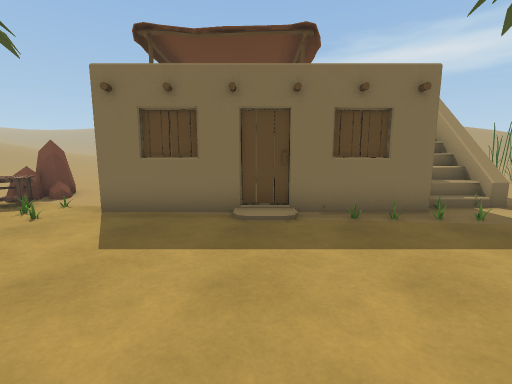
[1] (above)

24 first-person views from a walk through a 3-D level made in the Unity game engine. The camera is 1.3 m above the floor, tilts 8° down and sees 90° across. The floor is counted in squares, 1 m on a side. Each view is taken from the middle of a square. On the plan, view 1 faces up. The plan holds only what a view shows up to about 13 squares ahead; the rest is blank. The place goes on beyond the plan. Some animated figures are not drawn. Some surface patterns are stand-ins.

[2]
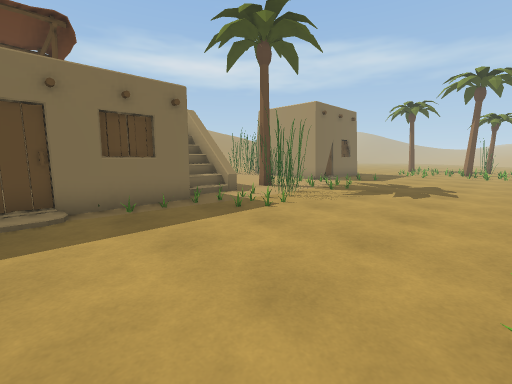

[3]
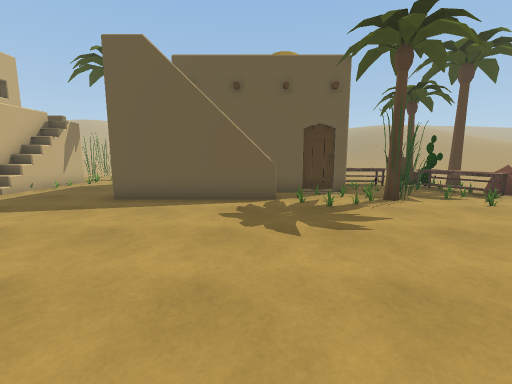

[4]
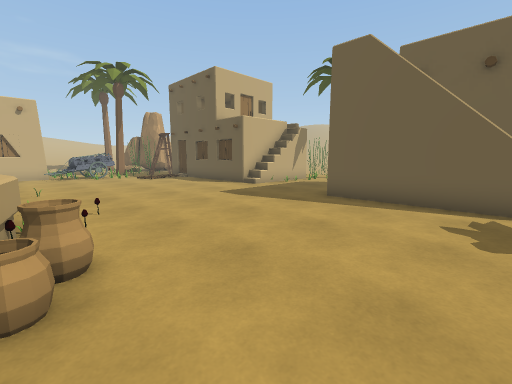

[5]
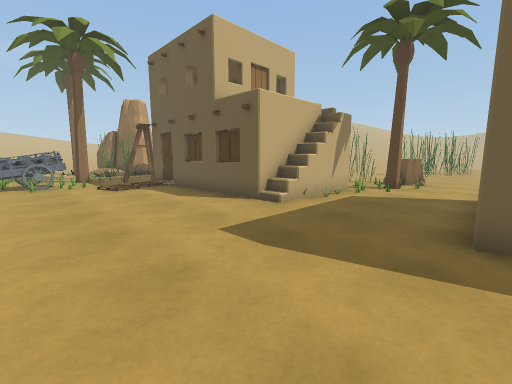

[6]
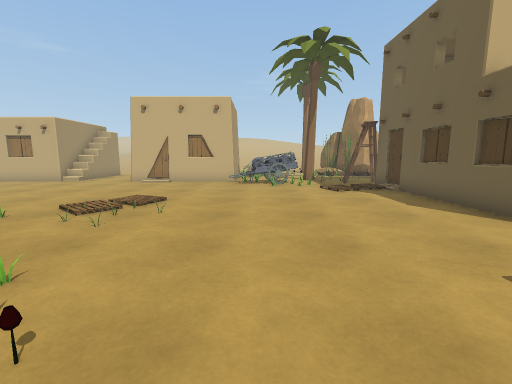

[7]
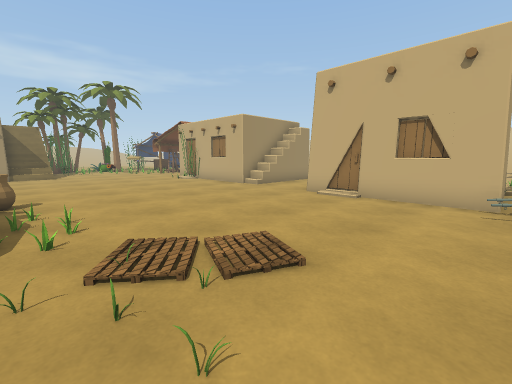

[8]
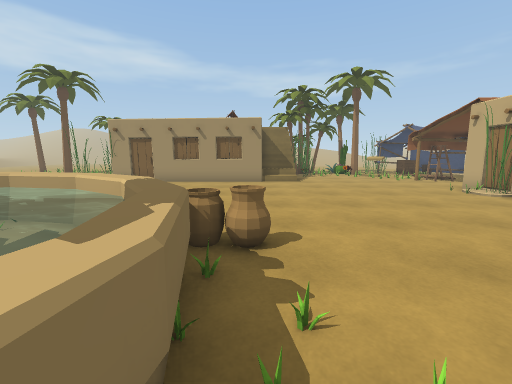

[9]
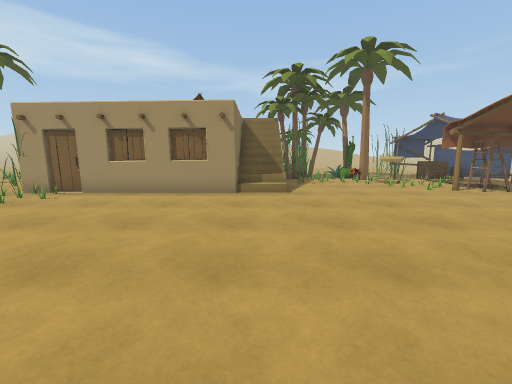

[10]
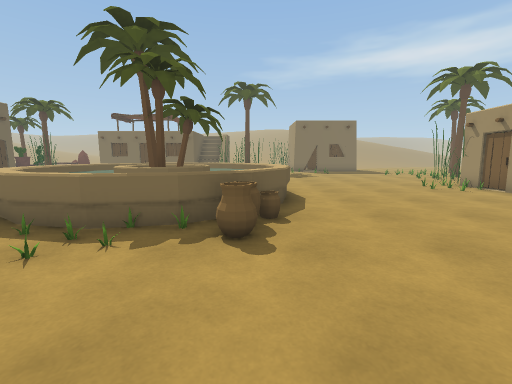

[11]
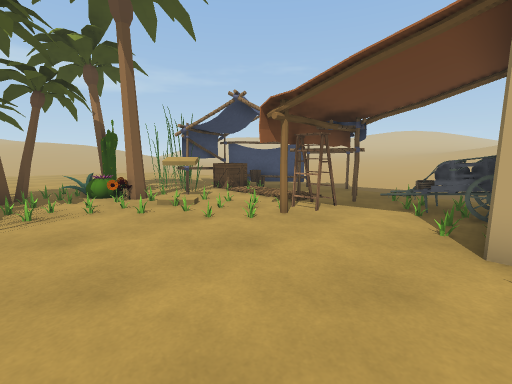

[12]
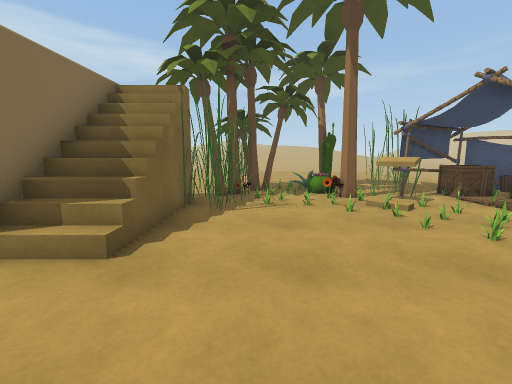

[13]
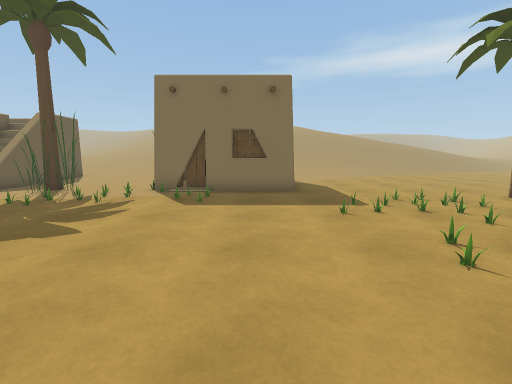

[14]
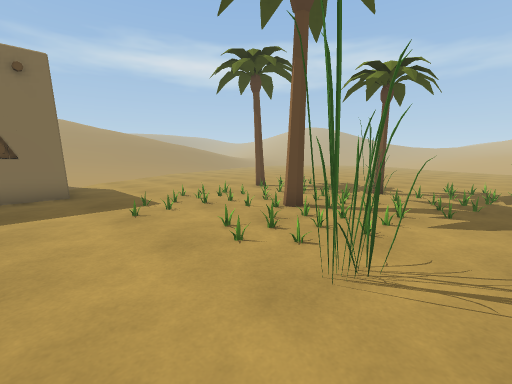

[15]
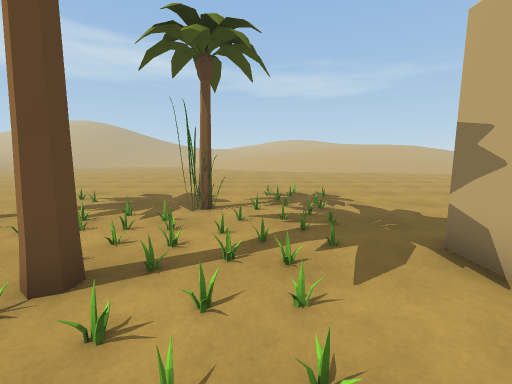

[16]
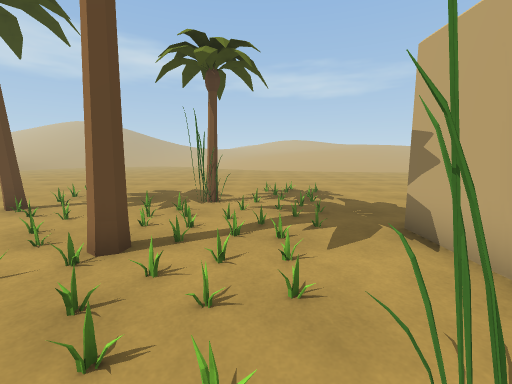

[17]
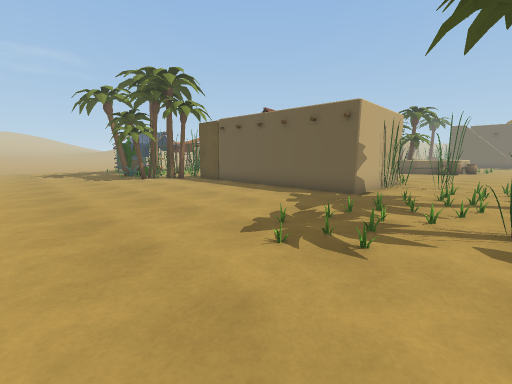

[18]
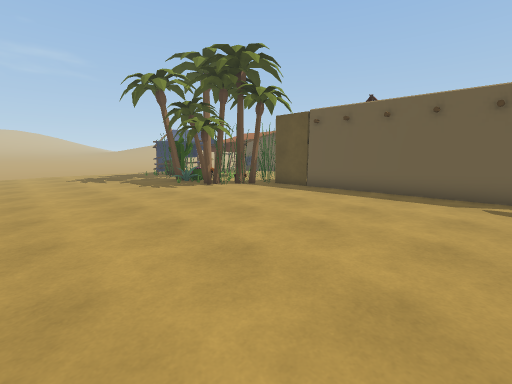

[19]
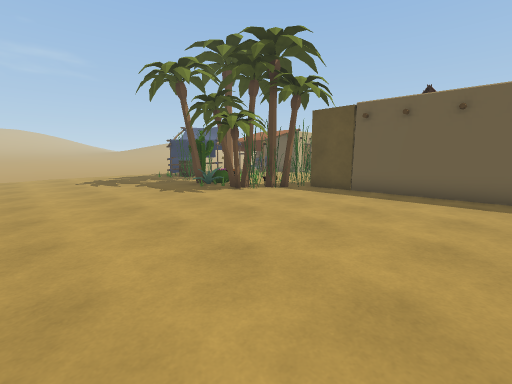

[20]
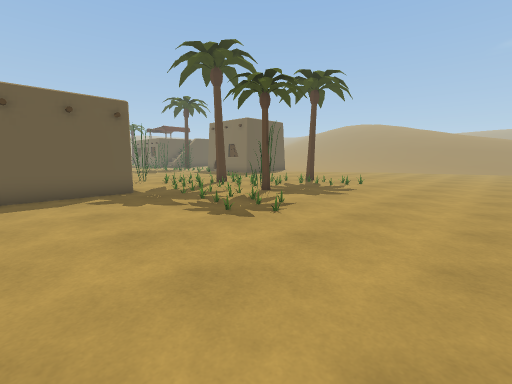

[21]
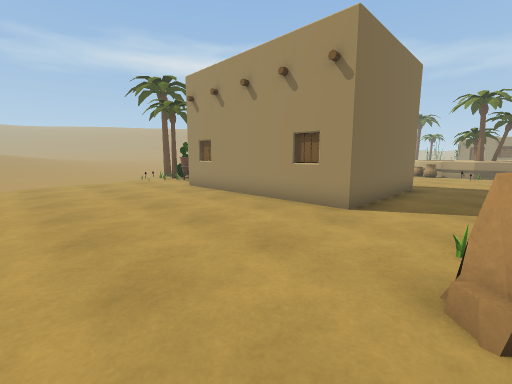

[22]
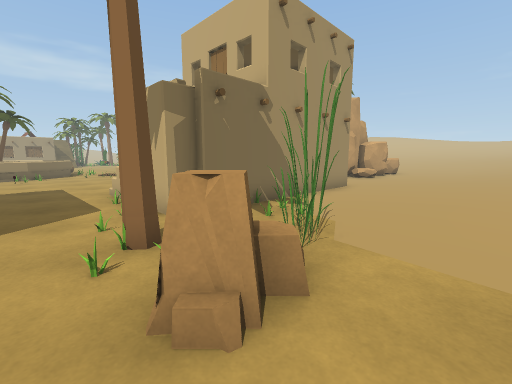

[23]
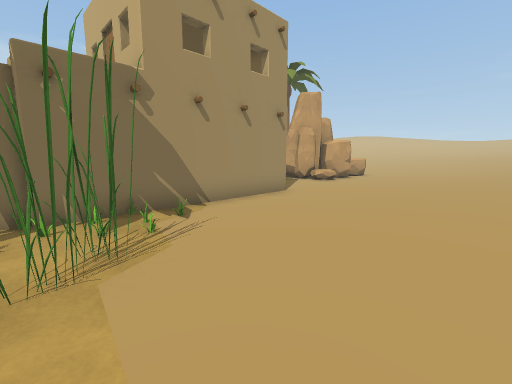

[24]
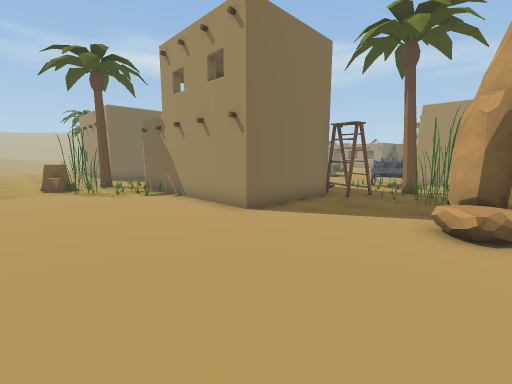

### Floor plan
Key: @ floor where view 1 was taken; # wall or solid block; x gap in a wall; . main floor; : floor 0.25 m higher than the main floor; + floor 3.25 m higher than the main floor; / step, stairs or slope; = window, fence, low wall or low ledge; ≈ water the walk keeps out of; ^ raised ledge; H house; R rock; T palm tree; A table; C cactus; J jar; L ladder; E tent; B box; U bucket; O other object.
Columns run from 17 left of view 1 to 32 right of it. Each row starts with its distance up from view 1.
 10           ..  H   HH    ....       ........... ...
  9 ::     .. R.  H   HH   #.....      ...............
  8 :..    .T.RR. H   HH   H.....      ...............
  7 ....    .ARA..         /.T#..HHH#H#...............
  6 .....  TOCA...+++ ++++...##.......................
  5 ...... O ...............##...............T........
  4 .......A x#.............##........................
  3 .......AA..T......................................
  2 ......#   #.......................................
  1 ......H   H...........................TT..........
  0 ......#   #......@........................T.......
 -1 ......#   #H......................................
 -2 ......#   ##........        ......................
 -3 ......#   H#........ = ==#  ......................
 -4 ......H    #.......J=≈   ≈# .......#####..........
 -5 ......######.......#≈  #≈ ≈=.......H   #..........
 -6 ..................O=≈≈#T#  =.......#   #..........
 -7 ..................O=  #T= ≈^.......H   #..........
 -8 ..RR.T.............=≈ ≈=≈≈≈=.......H   #..........
 -9  .RR................=  ≈≈≈=........#   #..........
-10 ...#..##HHH..........====#J........H OO#..........
-11 ...#..#   H............=..J........##OH#..........
-12 ......#   H......................../////..........
-13 ......#   #........................///##..........
-14 ......#   H...........................##OT........
-15 ......#   #...............................TT......
-16 :.....#   H...............................T.......
-17 ::....#####.............................OCC.......
-18 :::...#####L..OOO......................O .OT......
-19 :::........L..OOOHHH#H#...##H #H#...H..##.........
-20 :::..........T...#     ...#      ...L...E#........
-21 :::.......###....#      .H#      ..LL...BB........
-22 :::.....RR #     #             OHO.EE.  BB........
-23 :::....ORR       #              HO..H...UE ... ...

Where each view was taken, in squares from view 1:
view 1: 0 up, 0 right, facing up
view 2: 1 down, 0 right, facing up-right
view 3: 1 down, 2 right, facing left
view 4: 1 down, 2 right, facing down-left
view 5: 5 down, 1 left, facing down-left
view 6: 6 down, 1 left, facing down
view 7: 11 down, 0 right, facing down-right
view 8: 11 down, 5 right, facing right
view 9: 12 down, 9 right, facing right
view 10: 15 down, 9 right, facing up
view 11: 15 down, 15 right, facing down-right
view 12: 15 down, 15 right, facing right
view 13: 3 down, 16 right, facing up
view 14: 3 down, 16 right, facing up-right
view 15: 1 down, 19 right, facing right
view 16: 1 down, 18 right, facing right
view 17: 0 up, 31 right, facing down-left
view 18: 5 down, 32 right, facing down-left
view 19: 7 down, 32 right, facing down-left
view 20: 7 down, 32 right, facing up-left
view 21: 8 down, 17 left, facing up-right
view 22: 7 down, 16 left, facing down-right
view 23: 10 down, 17 left, facing down-right
view 24: 23 down, 16 left, facing up-right
